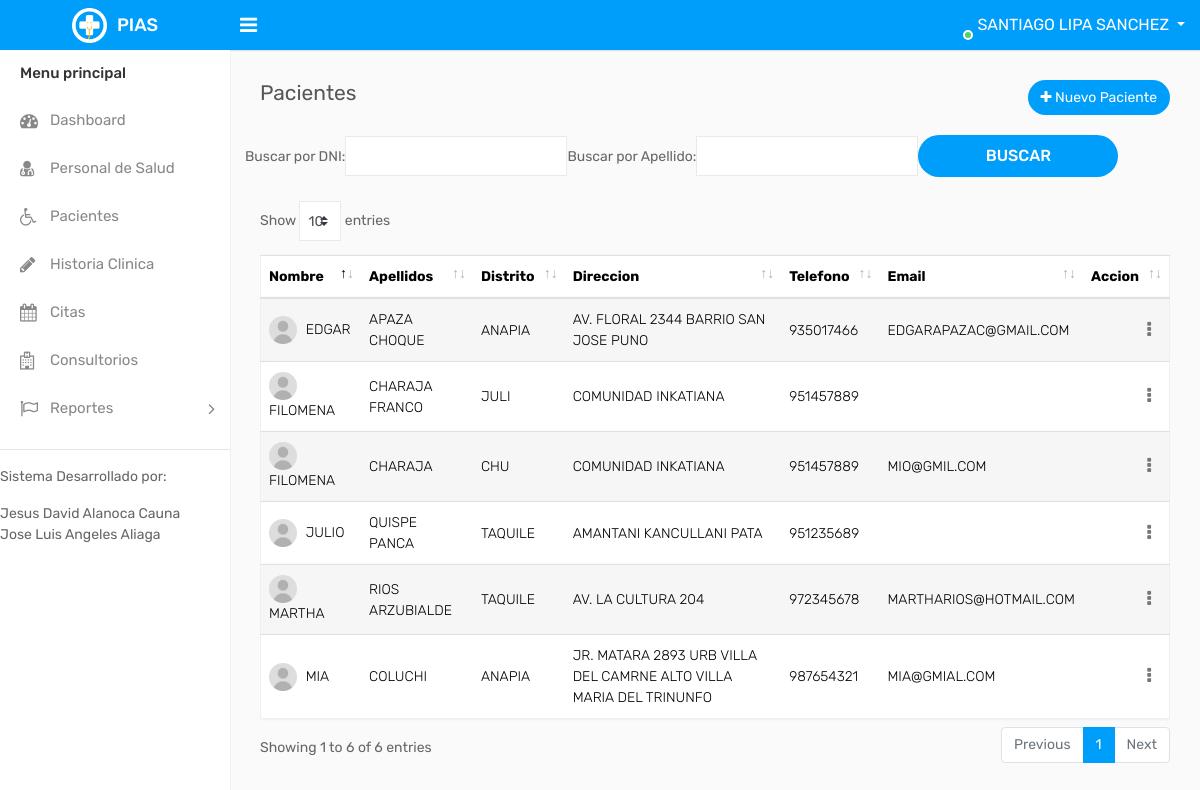
Screenshot of /view/paciente.php (signed in) with the database file from the repository.
### tables this page shows
CREATE TABLE `paciente` (
  `idpac` int(11) NOT NULL AUTO_INCREMENT,
  `dni` varchar(11) NOT NULL,
  `nombre` varchar(80) NOT NULL,
  `apellidos` varchar(150) NOT NULL,
  `email` varchar(150) NOT NULL,
  `fecnac` varchar(10) NOT NULL,
  `sexo` varchar(12) NOT NULL,
  `direccion` varchar(200) DEFAULT NULL,
  `distrito` varchar(40) DEFAULT NULL,
  `provincia` varchar(30) DEFAULT NULL,
  `ciudad` varchar(30) DEFAULT NULL,
  `codpostal` varchar(20) DEFAULT NULL,
  `telefono` varchar(40) DEFAULT NULL,
  `avatar` varchar(200) DEFAULT NULL,
  `status` tinyint(1) DEFAULT NULL,
  `fecCreate` datetime DEFAULT NULL,
  PRIMARY KEY (`idpac`)
);

### model/Conexion.php (called while the page is built, shortened)
<?php
class Conexion
{
	private $conn;
	function __construct()
	{
	    $host = "localhost";
        $user = "usuario";
        $pass = "archivo123$";
        $db   = "hospital";
        $this->conn = new mysqli($host, $user, $pass, $db);
        return $this->conn;
	}
    public function ConsultaCon($sql)
    {
        if(!$result = $this->conn->query($sql)){
            echo "Error: ".mysqli_error($this->conn);
            return false;
            exit();
        }
        return $result;
    }
}

### model/paciente.model.php (called while the page is built, shortened)
<?php
require_once "Conexion.php";
class Pacientes
{
	private $conn;
	function __construct()
	{
		$this->conn = new Conexion();
		return $this->conn;
	}
	function Buscartodos($dni="",$apellidos="")
	{
		if(empty($dni) && empty($apellidos)){
			$sql = "SELECT idpac, nombre, apellidos, distrito, direccion, telefono, email FROM paciente LIMIT 10";
			$data = $this->conn->ConsultaCon($sql);
			return $data;
		}
	}
}

### view/paciente.php (the view, shortened to what this page needs)
<?php
if(isset($_SESSION['iddoctor']))
{
	include "header.php";
	require "../model/paciente.model.php";
	@$dni      = $_REQUEST['txtdni'];
	@$apellido = $_REQUEST['txtapellido'];
	$pacientes = new Pacientes();
	$res = $pacientes->Buscartodos($dni, $apellido);
?>
<div class="page-wrapper">
	<div class="content">
		<div class="row">
			<div class="col-sm-4 col-3">
				<h4 class="page-title">Pacientes </h4>
			</div>
			<div class="col-sm-8 col-9 text-right m-b-20">
				<a href="add-patient.php" class="btn btn btn-primary btn-rounded float-right"><i class="fa fa-plus"></i> Nuevo Paciente</a>
			</div>
		</div>
		<div class="row">
			<form class="form-inline">
				<div class="form-group mb-4">
					<div class="form-group">
                        <label>Buscar por DNI: </label>
                        <input class="form-control" type="text" name="txtdni" id="txtdni">
                    </div>
                    <div class="form-group">
                        <label>Buscar por Apellido: </label>
                        <input class="form-control" type="text" name="txtapellido" id="txtapellido">
                    </div>
				</div>
				<div class="form-group mb-4">
					<div class="form-group">
						<button class="btn btn-primary submit-btn" type="submit">Buscar</button>
					</div>
				</div>
			</form>
		</div>
		<div class="row">
			<div class="col-md-12">
				<div class="table-responsive">
					<table class="table table-border table-striped custom-table datatable mb-0">
						<thead>
							<tr>
								<th>Nombre</th>
								<th>Apellidos</th>
								<th>Distrito</th>
								<th>Direccion</th>
								<th>Telefono</th>
								<th>Email</th>
								<th class="text-right">Accion</th>
							</tr>
						</thead>
						<tbody>
							<?php
							while ($fila = $res->fetch_array(MYSQLI_ASSOC)):
							?>
							<tr>
								<td><img width="28" height="28" src="assets/img/user.jpg" class="rounded-circle m-r-5" alt=""> <?php $fila['idpac']; echo $fila['nombre'];?></td>
								<td><?php echo $fila['apellidos']; ?></td>
								<td><?php echo $fila['distrito']; ?></td>
								<td><?php echo $fila['direccion']; ?></td>
								<td><?php echo $fila['telefono']; ?></td>
								<td><?php echo $fila['email']; ?></td>
								<td class="text-right">
									<div class="dropdown dropdown-action">
										<a href="#" class="action-icon dropdown-toggle" data-toggle="dropdown" aria-expanded="false"><i class="fa fa-ellipsis-v"></i></a>
									</div>
								</td>
							</tr>
							<?php endwhile; ?>
						</tbody>
					</table>
				</div>
			</div>
		</div>
	</div>
</div>
</div>
<?php
}else{
header("Location: ../index.html");
}
?>

### rows the page displays
paciente: nombre "EDGAR", apellidos "APAZA CHOQUE", distrito "ANAPIA", direccion "AV. FLORAL 2344 BARRIO SAN JOSE PUNO", telefono "935017466", email "EDGARAPAZAC@GMAIL.COM"
paciente: nombre "MIA", apellidos "COLUCHI", distrito "ANAPIA", direccion "JR. MATARA 2893 URB VILLA DEL CAMRNE ALTO VILLA MARIA DEL TRINUNFO", telefono "987654321", email "MIA@GMIAL.COM"
paciente: nombre "MARTHA", apellidos "RIOS ARZUBIALDE", distrito "TAQUILE", direccion "AV. LA CULTURA 204", telefono "972345678", email "MARTHARIOS@HOTMAIL.COM"
paciente: nombre "JULIO", apellidos "QUISPE PANCA", distrito "TAQUILE", direccion "AMANTANI KANCULLANI PATA", telefono "951235689"
paciente: nombre "FILOMENA", apellidos "CHARAJA FRANCO", distrito "JULI", direccion "COMUNIDAD INKATIANA", telefono "951457889"
paciente: nombre "FILOMENA", apellidos "CHARAJA", distrito "CHU", direccion "COMUNIDAD INKATIANA", telefono "951457889", email "MIO@GMIL.COM"

### other values shown
$_SESSION['nomdoctor'] "SANTIAGO LIPA SANCHEZ"
